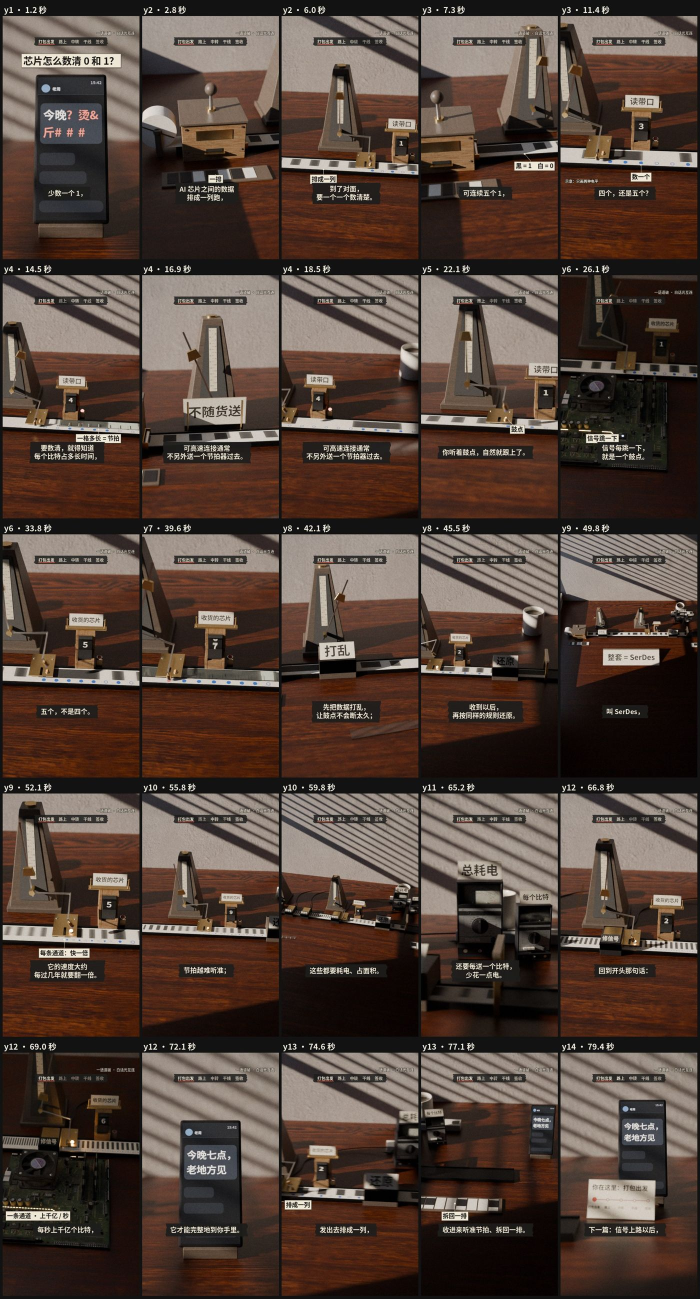
#> input picture episodes/guanghulian/02-serdes/下集_桌面演示/接触表_v4草稿.jpg, 1400 x 2597 px (shown at 1/2 size)
$ python -i overlay.py   (imports and definitions only)
#> lines starting #> are read from the running program, lines starting #| are printed output that depends on the picture
#> further down, picture is the input picture: PIL image 1400x2597 RGB; mean R, G, B 83, 65.6, 56.6
"""合成用的小部件（接触表和成片共用）：后期（高光晕、暗角、颗粒，参数同 blender_desk_look/post.py）、小纸签、字幕条、五站条、系列名。
画面坐标都按 1080×1920 设计，s = 实际宽度 / 1080。界面避让按系列 skill 的抖音版：字幕 y = 1400，小签放在 170–1320 之间；顶部不放五站条。"""
import random
import numpy as np
from PIL import Image, ImageDraw, ImageFont

CREAM, DARK, PAPER, CORAL = (241, 233, 214), (29, 29, 28), (238, 231, 214), (214, 84, 62)
STATIONS = ["打包出发", "路上", "中转", "干线", "签收"]


def blur(x, sigma):
    r = int(sigma * 3) | 1
    k = np.exp(-0.5 * (np.arange(-r, r + 1) / sigma) ** 2); k /= k.sum()
    for ax in (0, 1):
        pad = [(0, 0)] * x.ndim; pad[ax] = (r, r)
        xp = np.pad(x, pad, mode="edge"); out = np.zeros_like(x)
        for i, w in enumerate(k):
            sl = [slice(None)] * x.ndim; sl[ax] = slice(i, i + x.shape[ax])
            out += w * xp[tuple(sl)]
        x = out
    return x


def grade(im, seed=0):
#> called with seed = 0
    a = np.asarray(im.convert("RGB")).astype(np.float32) / 255
    H, W, _ = a.shape
#> H = 2597; W = 1400
    lin = a ** 2.2
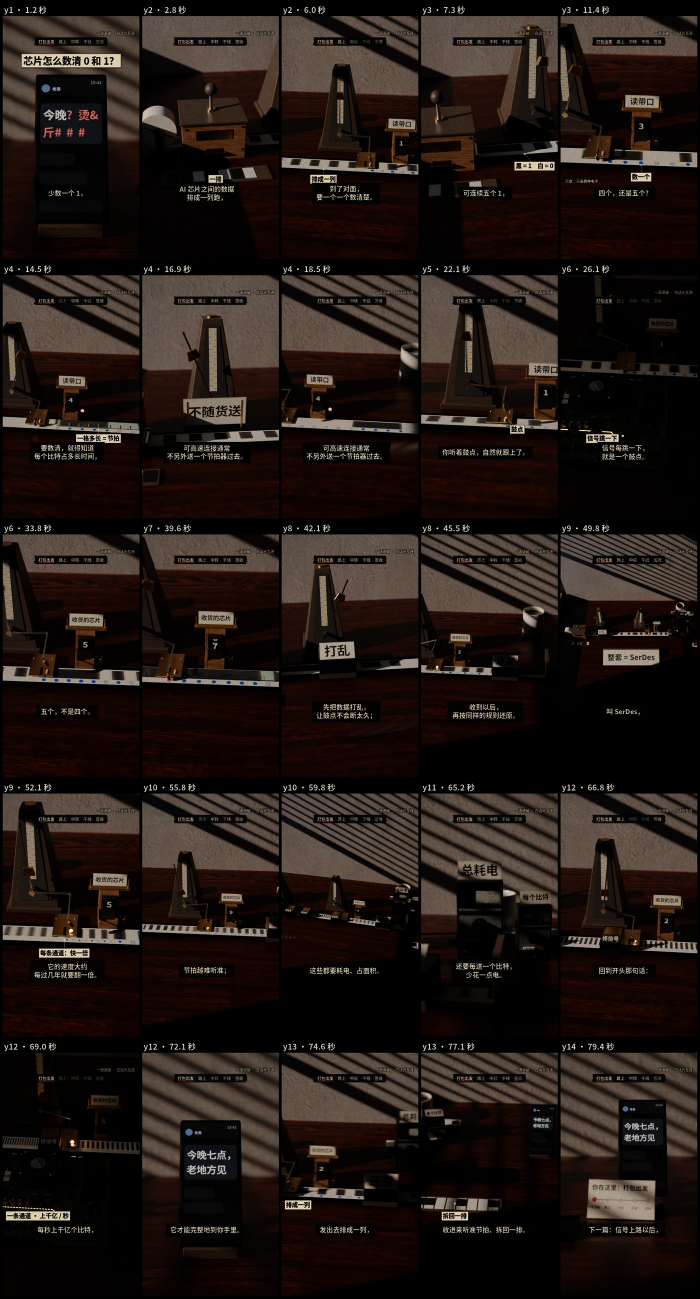
#> lin: shape (2597, 1400, 3) float32 (shown at 1/2 size); mean R, G, B 0.134, 0.0977, 0.081
    lum = lin @ np.array([0.2126, 0.7152, 0.0722], np.float32)
    hi = np.clip((lum - 0.62) / 0.38, 0, 1)[..., None] * lin
    lin = lin + 0.22 * blur(hi, W * 0.006) * np.array([1.0, 0.42, 0.18], np.float32)
#> after the loop in blur, `for ax in (0, 1):`:
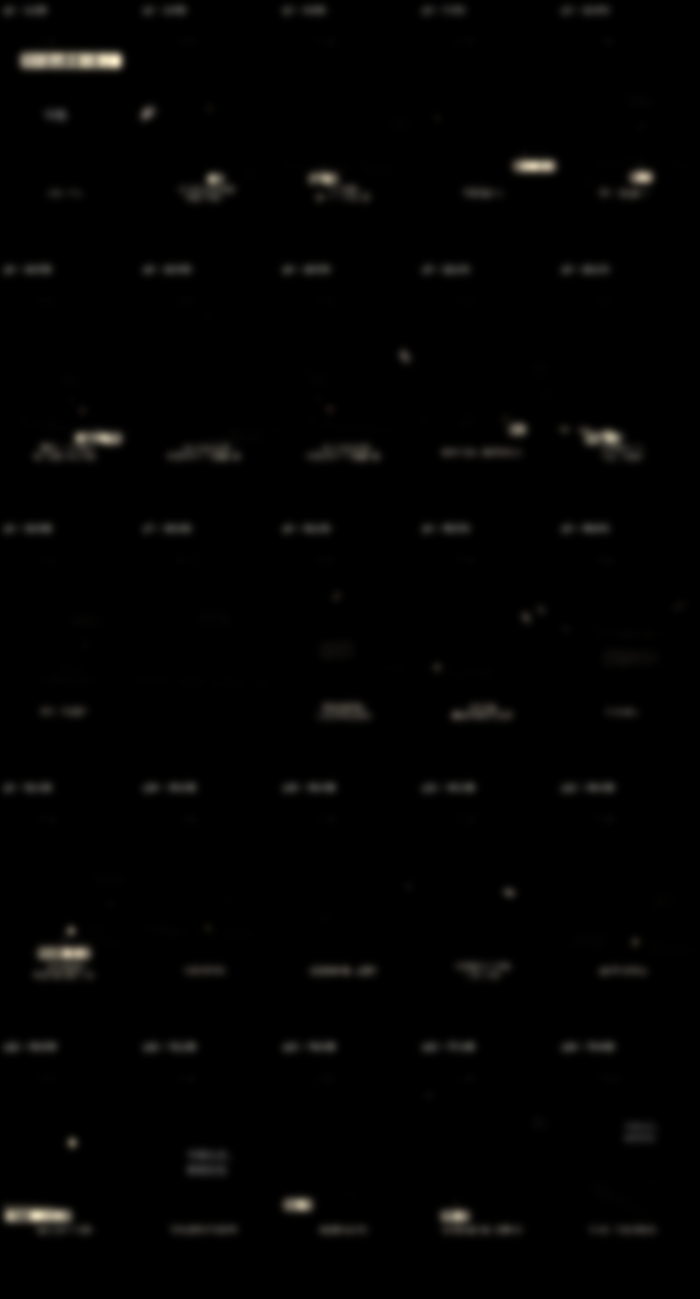
#> out: shape (2597, 1400, 3) float32 (shown at 1/2 size); mean of channels 0, 1, 2 0.00338, 0.00324, 0.00293; drawn with min black and max white
    yy, xx = np.mgrid[0:H, 0:W].astype(np.float32)
    r2 = ((xx - W / 2) / (W / 2)) ** 2 * 0.55 + ((yy - H / 2) / (H / 2)) ** 2 * 0.75
    lin *= (1 - 0.14 * np.clip(r2 / 1.3, 0, 1) ** 1.5)[..., None]
    out = np.clip(lin, 0, 1) ** (1 / 2.2)
    g = blur(np.random.default_rng(seed).normal(0, 1, (H, W)).astype(np.float32), 0.6); g /= g.std()
#> call 2 of blur, with sigma = 0.6
#> after the loop in blur (call 2), `for ax in (0, 1):`:
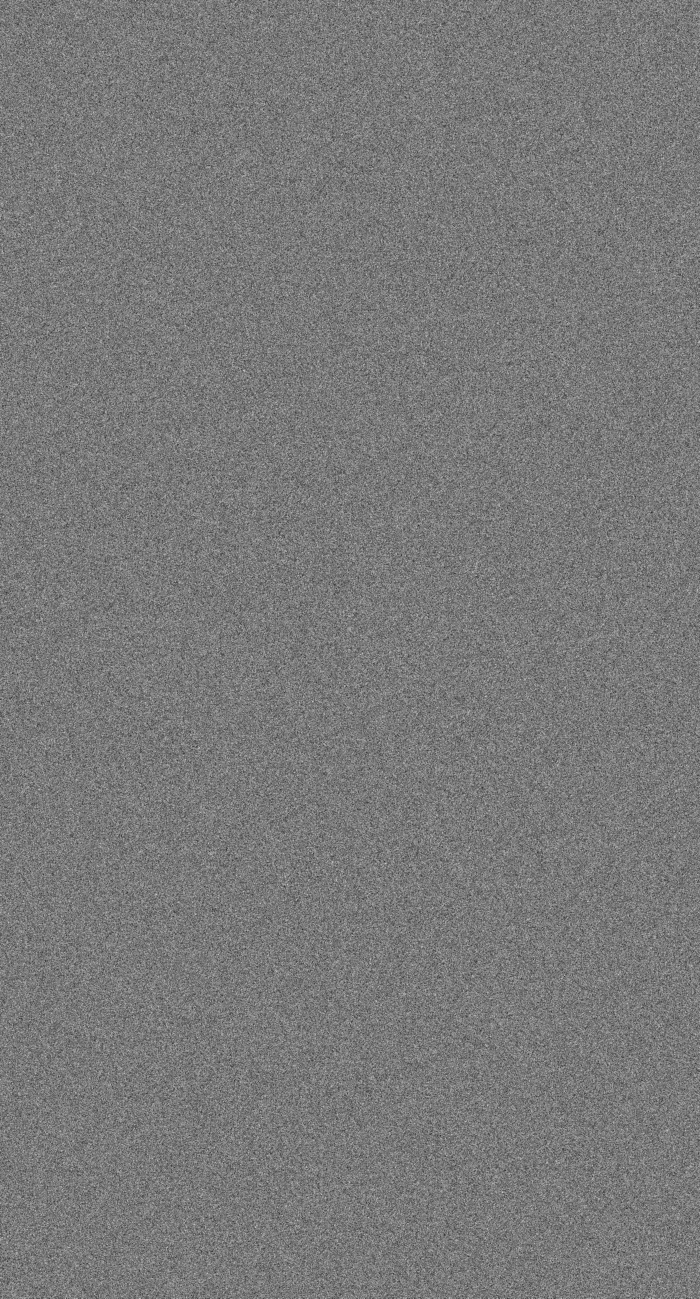
#> out: shape (2597, 1400) float32 (shown at 1/2 size); min -2.59, max 2.84, mean -0.000395; drawn with min black and max white
    l2 = out @ np.array([0.2126, 0.7152, 0.0722], np.float32)
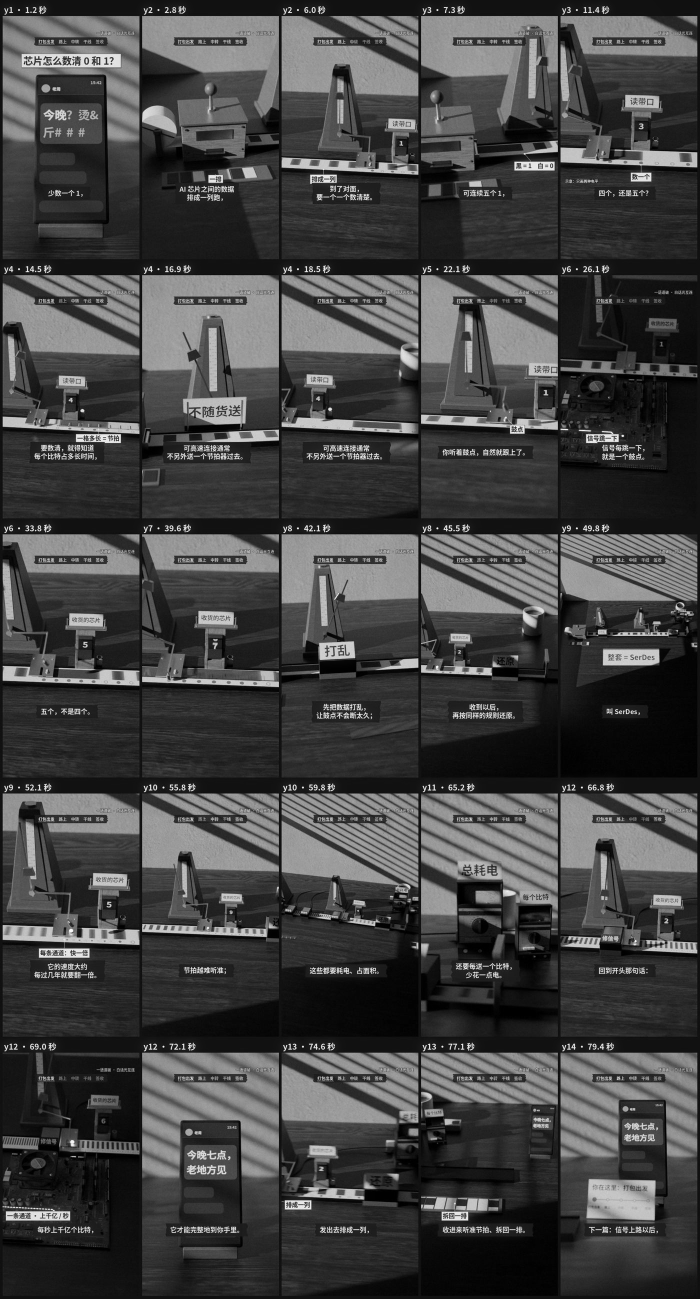
#> l2: shape (2597, 1400) float32 (shown at 1/2 size); min 0, max 1, mean 0.267
    out += (0.012 * g * (0.35 + 1.3 * l2 * (1 - l2) * 2))[..., None]
#> out: shape (2597, 1400, 3) float32
    return Image.fromarray((np.clip(out, 0, 1) * 255 + 0.5).astype(np.uint8)).convert("RGBA")


class Kit:
    # [66 lines left out: functions __init__, _torn, tag, wrap, subtitle, chrome and 1 more, not called in this run]

>>> from PIL import Image
>>> picture = Image.open('../接触表_v4草稿.jpg')
>>> result = grade(picture)

$ run again, on episodes/guanghulian/02-serdes/下集_桌面演示/封面_小红书_1080x1440.png
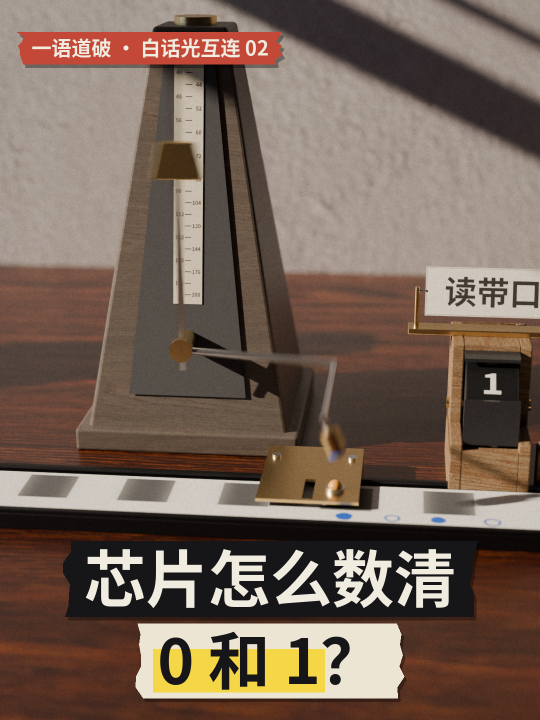
#> input picture episodes/guanghulian/02-serdes/下集_桌面演示/封面_小红书_1080x1440.png, 1080 x 1440 px (shown at 1/2 size)
#> picture is the input picture: PIL image 1080x1440 RGB; mean R, G, B 117.1, 98.9, 86.7
#> after the loop in blur (call 2), `for ax in (0, 1):`:
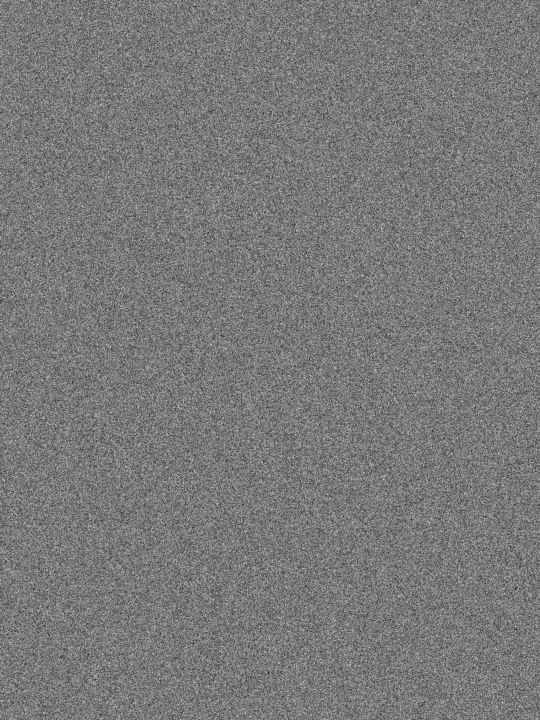
#> out: shape (1440, 1080) float32 (shown at 1/2 size); min -2.32, max 2.57, mean 0.000443; drawn with min black and max white
#> in grade, `out += (0.012 * g * (0.35 + 1.3 * l2 * (1 - l2) * 2))[..., None]`:
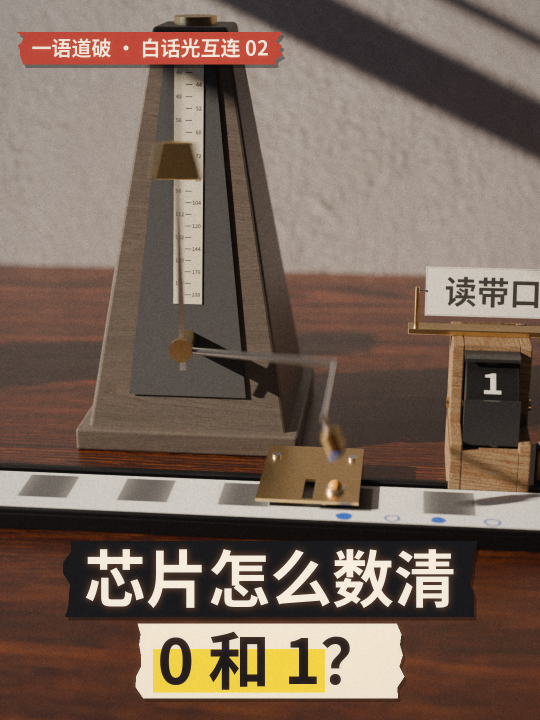
#> out: shape (1440, 1080, 3) float32 (shown at 1/2 size); mean R, G, B 0.459, 0.386, 0.336; drawn with min black and max white

$ run again, on episodes/guanghulian/02-serdes/下集_桌面演示/封面_抖音_1080x1920.png
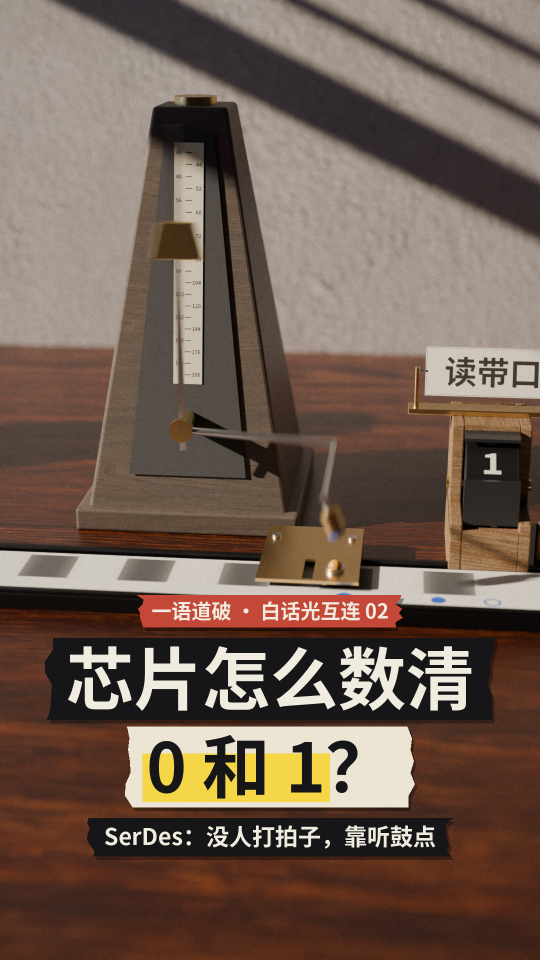
#> input picture episodes/guanghulian/02-serdes/下集_桌面演示/封面_抖音_1080x1920.png, 1080 x 1920 px (shown at 1/2 size)
#> picture is the input picture: PIL image 1080x1920 RGB; mean R, G, B 113, 93.8, 81.9
#> after the loop in blur (call 2), `for ax in (0, 1):`:
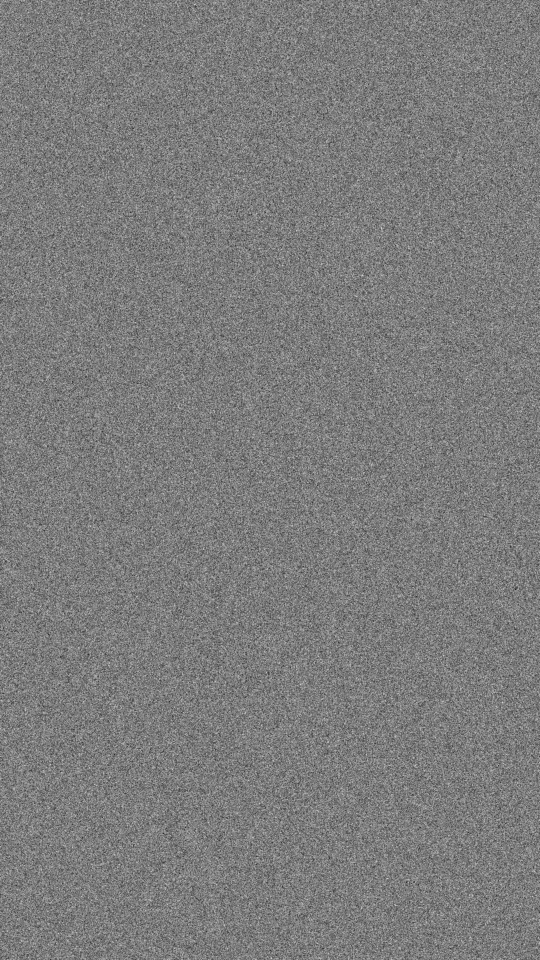
#> out: shape (1920, 1080) float32 (shown at 1/2 size); min -2.44, max 2.57, mean 0.000546; drawn with min black and max white
#> in grade, `l2 = out @ np.array([0.2126, 0.7152, 0.0722], np.float32)`:
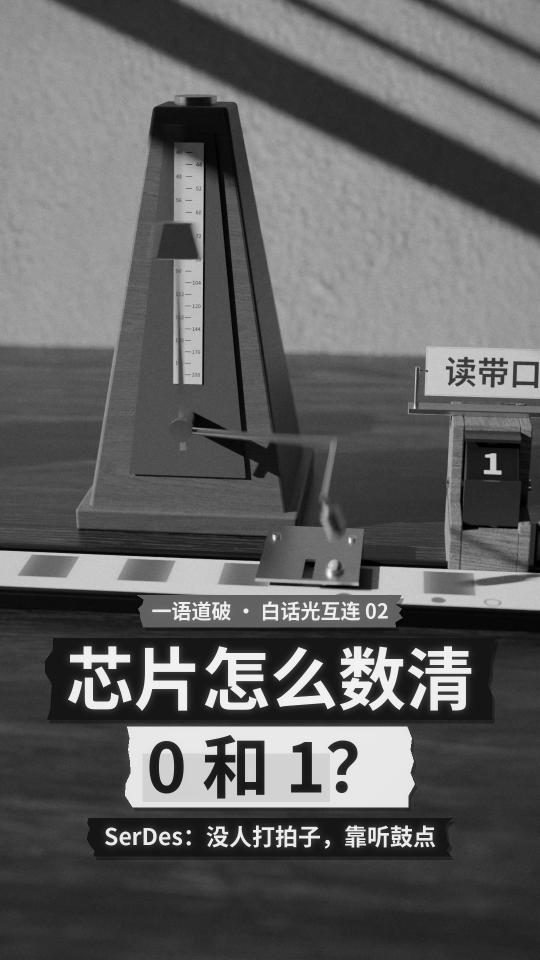
#> l2: shape (1920, 1080) float32 (shown at 1/2 size); min 0, max 0.97, mean 0.379
